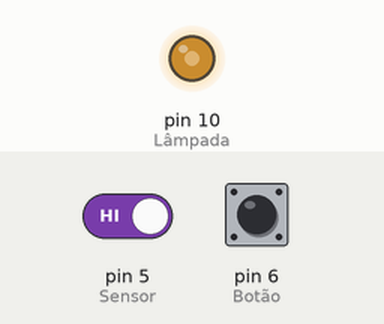
Bench run of a sketch on a simulated Arduino Uno, built with avr-gcc and run on an emulated ATmega328P. Shown: output pins drawn as LEDs (lit = HIGH). Inputs (shaded band) come from the test bench; at power-on: pin 6 (Botão) LOW, pin 5 (Sensor) HIGH.

Above: at 1.2 s.
1.3 s: pin 6 (Botão) pulled HIGH for 0.15 s
At 1.42 s:
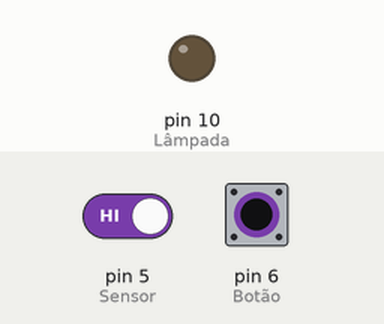
2.9 s: pin 5 (Sensor) driven LOW
At 3.8 s:
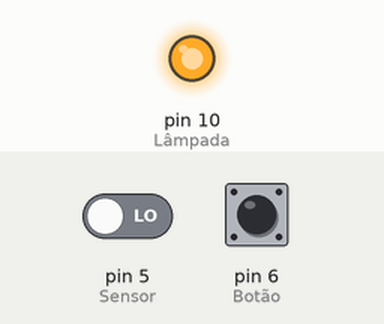
Timing chart, 0 to 5.9 s (numbered marks = the images above; inputs shaded):
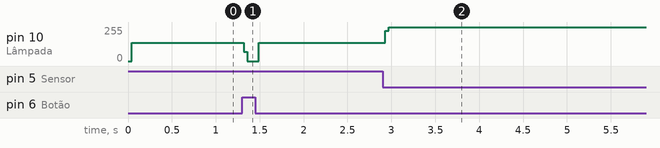

The sketch:

L_mpada.ino
```cpp
void setup ()
{
   pinMode(5, INPUT); // Sensor
   pinMode (6, INPUT); // Botão
   pinMode(10, OUTPUT); //Lâmpada
}

void loop ()
{
int leitura = digitalRead (5); // Sensor

if (leitura == 0)
  {digitalWrite (10, HIGH);
   delay (60000);}
else
   digitalWrite (10, LOW);

int leitura2 = digitalRead (6); // Botão

if (leitura2 == 0)
   digitalWrite (10, HIGH);
else
   digitalWrite (10, LOW);

}
```

Measured:
- after the input at 1.3 s, pin 10 (Lâmpada): 138/255 → 0/255 at once, → 138/255 0.17 s later
- after the input at 2.9 s, pin 10 (Lâmpada): 138/255 → 255/255 at once
